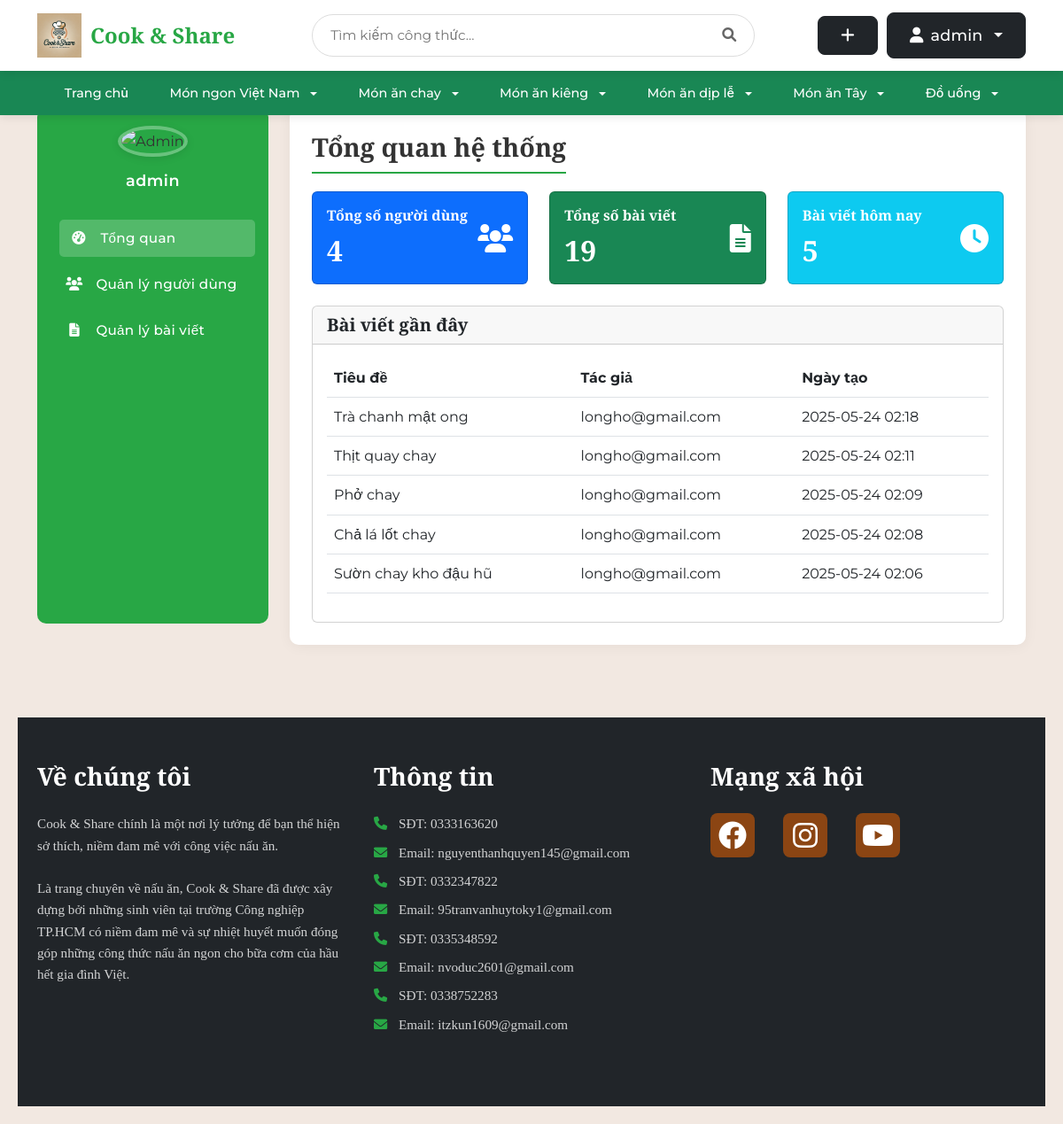
Page /admin/ (signed in) on the earlier database version.
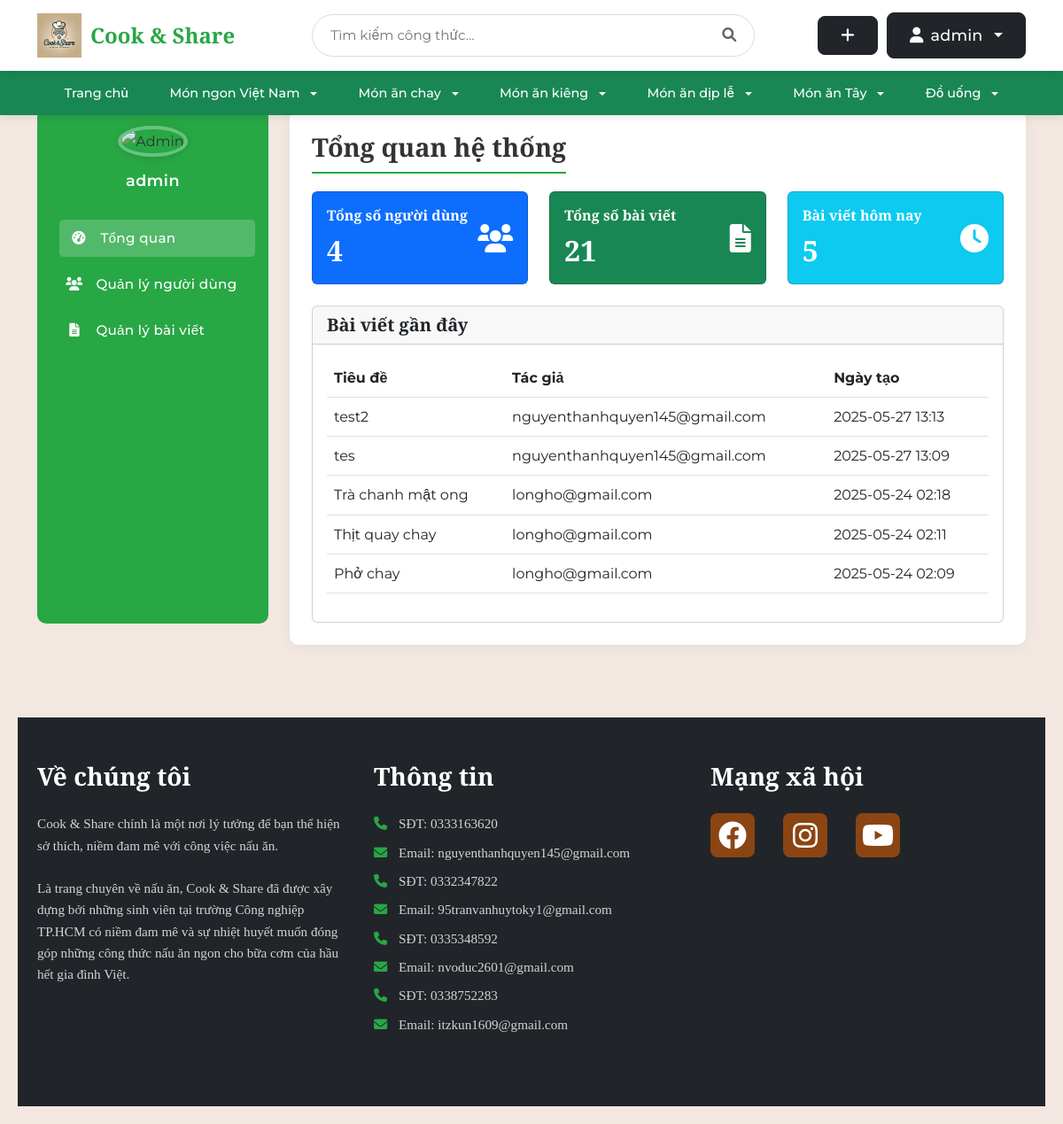
Same page on the later database version.
### tables this page shows
CREATE TABLE post (
    id INTEGER PRIMARY KEY AUTOINCREMENT,
    author_id INTEGER NOT NULL,
    created TIMESTAMP NOT NULL DEFAULT CURRENT_TIMESTAMP,
    title TEXT NOT NULL,
    description TEXT,
    ingredients TEXT NOT NULL,
    instructions TEXT NOT NULL,
    cooking_time INTEGER DEFAULT 0,
    servings INTEGER DEFAULT 1,
    FOREIGN KEY (author_id) REFERENCES user (id)
);

CREATE TABLE user (
    id INTEGER PRIMARY KEY AUTOINCREMENT,
    username TEXT UNIQUE NOT NULL,
    password TEXT NOT NULL,
    email TEXT UNIQUE NOT NULL,
    created TIMESTAMP NOT NULL DEFAULT CURRENT_TIMESTAMP,
    avatar_path TEXT,
    role TEXT NOT NULL DEFAULT 'user',
    is_blocked BOOLEAN NOT NULL DEFAULT 0,
    gender TEXT,
    birthdate DATE,
    phone TEXT
);

### share_recipe/admin.py (the view)
@bp.route('/')
@login_required
def dashboard():
    if g.user['role'] != 'admin':
        return redirect(url_for('index'))
    db = get_db()
    total_users = db.execute('SELECT COUNT(*) as count FROM user').fetchone()['count']
    total_posts = db.execute('SELECT COUNT(*) as count FROM post').fetchone()['count']
    recent_posts = db.execute('''
        SELECT p.*, u.email as author_email
        FROM post p
        JOIN user u ON p.author_id = u.id
        ORDER BY p.created DESC
        LIMIT 5
    ''').fetchall()
    return render_template('admin/dashboard.html',
                         total_users=total_users,
                         total_posts=total_posts,
                         recent_posts=recent_posts)

### share_recipe/auth.py (called while the page is built)
@bp.before_app_request
def load_logged_in_user():
    user_id = session.get('user_id')
    if user_id is None:
        g.user = None
    else:
        user = get_db().execute(
            'SELECT * FROM user WHERE id = ?', (user_id,)
        ).fetchone()
        if user:
            user_dict = dict(user)
            is_blocked = user_dict.get('is_blocked')
            if is_blocked:
                g.user = None
                session.clear()
                flash('Tài khoản đã bị khóa. Mời đăng nhập lại.')
                return redirect(url_for('auth.login'))
            else:
                g.user = user
        else:
            g.user = None

def login_required(view):
    @functools.wraps(view)
    def wrapped_view(**kwargs):
        if g.user is None:
            return redirect(url_for('auth.login'))
        return view(**kwargs)
    return wrapped_view

### share_recipe/db.py (called while the page is built)
def get_db():
    if 'db' not in g:
        g.db = sqlite3.connect(
            current_app.config['DATABASE'],
            detect_types=sqlite3.PARSE_DECLTYPES
        )
        g.db.row_factory = sqlite3.Row
    return g.db

### share_recipe/templates/admin/dashboard.html
{% extends 'admin/base_admin.html' %}
{% block admin_title %}Tổng quan hệ thống{% endblock %}
{% block admin_content %}
<div class="row">
    <div class="col-md-4 mb-4">
        <div class="card bg-primary text-white">
            <div class="card-body">
                <div class="d-flex justify-content-between align-items-center">
                    <div>
                        <h6 class="card-title mb-0">Tổng số người dùng</h6>
                        <h2 class="mt-2 mb-0">{{ total_users }}</h2>
                    </div>
                    <i class="fas fa-users fa-2x"></i>
                </div>
            </div>
        </div>
    </div>
    <div class="col-md-4 mb-4">
        <div class="card bg-success text-white">
            <div class="card-body">
                <div class="d-flex justify-content-between align-items-center">
                    <div>
                        <h6 class="card-title mb-0">Tổng số bài viết</h6>
                        <h2 class="mt-2 mb-0">{{ total_posts }}</h2>
                    </div>
                    <i class="fas fa-file-alt fa-2x"></i>
                </div>
            </div>
        </div>
    </div>
    <div class="col-md-4 mb-4">
        <div class="card bg-info text-white">
            <div class="card-body">
                <div class="d-flex justify-content-between align-items-center">
                    <div>
                        <h6 class="card-title mb-0">Bài viết hôm nay</h6>
                        <h2 class="mt-2 mb-0">{{ recent_posts|length }}</h2>
                    </div>
                    <i class="fas fa-clock fa-2x"></i>
                </div>
            </div>
        </div>
    </div>
</div>
<div class="row">
    <div class="col-12">
        <div class="card">
            <div class="card-header">
                <h5 class="card-title mb-0">Bài viết gần đây</h5>
            </div>
            <div class="card-body">
                <div class="table-responsive">
                    <table class="table table-hover">
                        <thead>
                            <tr>
                                <th>Tiêu đề</th>
                                <th>Tác giả</th>
                                <th>Ngày tạo</th>
                            </tr>
                        </thead>
                        <tbody>
                            {% for post in recent_posts %}
                            <tr>
                                <td>{{ post['title'] }}</td>
                                <td>{{ post['author_email'] }}</td>
                                <td>{{ post['created'].strftime('%Y-%m-%d %H:%M') }}</td>
                            </tr>
                            {% endfor %}
                        </tbody>
                    </table>
                </div>
            </div>
        </div>
    </div>
</div>
{% endblock %}

Differences in the rows shown:
no longer on this page (row unchanged): post: title "Chả lá lốt chay", author_email "longho@gmail.com", created "2025-05-24 02:08"
no longer on this page (row unchanged): post: title "Sườn chay kho đậu hũ", author_email "longho@gmail.com", created "2025-05-24 02:06"
added post: title "test2", author_email "nguyenthanhquyen145@gmail.com", created "2025-05-27 13:13"
added post: title "tes", author_email "nguyenthanhquyen145@gmail.com", created "2025-05-27 13:09"
Other differences:
{{ total_posts }}: "19" → "21"
